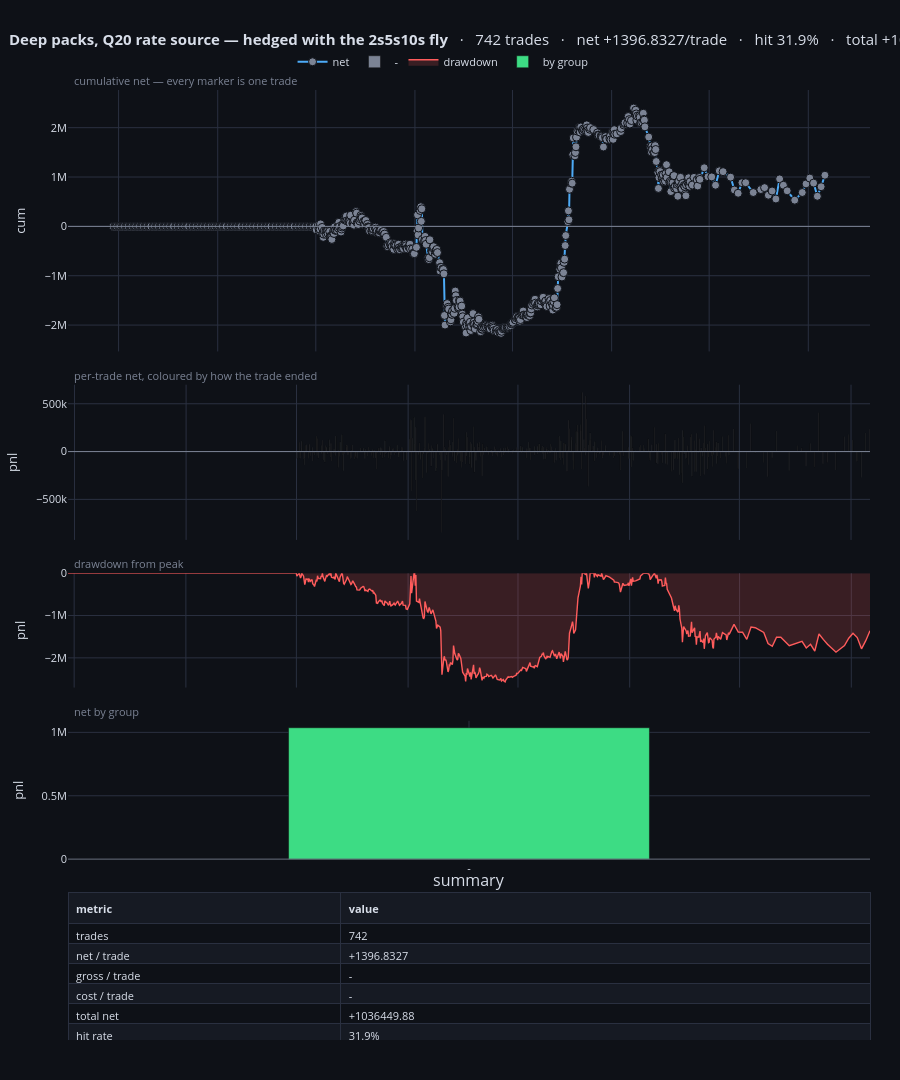

Notebook code cell kept with this figure:
### Code cell
fig_dash_h = trade_dashboard(BOOKS["deep_q20_hedged"],
                             title="Deep packs, Q20 rate source — hedged with the 2s5s10s fly",
                             span_years=SPAN_YEARS)
fig_dash_h

### Figure 1 — Plotly figure (JSON) as saved in the notebook; plotly's stock layout.template omitted (floating-point values rounded to 4 significant figures; data arrays with more than 128 entries replaced by an {"elided": "..."} marker saying what was removed)
{"data": [{"customdata": {"elided": "742x11 str values"}, "hovertemplate": "<b>%{customdata[0]}</b><br>%{customdata[1]}  ·  %{customdata[2]}  ·  <b>%{customdata[3]}</b><br>signal: %{customdata[4]}   secondary: %{customdata[5]}<br>exit: <b>%{customdata[6]}</b> after %{customdata[7]} <br>gross %{customdata[8]}   <b>net %{customdata[9]}</b><br>cumulative %{customdata[10]}<extra></extra>", "line": {"color": "#4dabf7", "width": 2}, "marker": {"color": {"elided": "742 str values"}, "line": {"color": "#0e1117", "width": 1}, "size": 8}, "mode": "lines+markers", "name": "net", "type": "scatter", "x": {"elided": "742 str values"}, "xaxis": "x", "y": {"elided": "742 float values"}, "yaxis": "y"}, {"customdata": {"elided": "742x11 str values"}, "hovertemplate": "<b>%{customdata[0]}</b><br>%{customdata[1]}  ·  %{customdata[2]}  ·  <b>%{customdata[3]}</b><br>signal: %{customdata[4]}   secondary: %{customdata[5]}<br>exit: <b>%{customdata[6]}</b> after %{customdata[7]} <br>gross %{customdata[8]}   <b>net %{customdata[9]}</b><br>cumulative %{customdata[10]}<extra></extra>", "marker": {"color": "#7b8394"}, "name": "-", "type": "bar", "x": {"elided": "742 str values"}, "xaxis": "x2", "y": {"elided": "742 float values"}, "yaxis": "y2"}, {"fill": "tozeroy", "fillcolor": "rgba(255,92,92,0.18)", "hovertemplate": "drawdown %{y:.3f}<extra></extra>", "line": {"color": "#ff5c5c", "width": 1.4}, "mode": "lines", "name": "drawdown", "type": "scatter", "x": {"elided": "742 str values"}, "xaxis": "x3", "y": {"elided": "742 float values"}, "yaxis": "y3"}, {"customdata": [[742]], "hovertemplate": "<b>%{x}</b><br>%{customdata[0]} trades<br>total %{y:.3f}<extra></extra>", "marker": {"color": ["#3ddc84"]}, "name": "by group", "type": "bar", "x": ["-"], "xaxis": "x4", "y": [1036000.0], "yaxis": "y4"}, {"cells": {"align": "left", "fill": {"color": [["#0e1117", "#161a23", "#0e1117", "#161a23", "#0e1117", "#161a23", "#0e1117", "#161a23", "#0e1117", "#161a23", "#0e1117", "#161a23", "#0e1117", "#161a23", "#0e1117", "#161a23", "#0e1117", "#161a23"]]}, "font": {"color": "#d8dee9", "size": 11}, "height": 20, "line": {"color": "#2a3040"}, "values": [["trades", "net / trade", "gross / trade", "cost / trade", "total net", "hit rate", "avg win / avg loss", "payoff ratio", "Sharpe / trade", "t-statistic", "best / worst trade", "max drawdown", "longest win / loss run", "avg hold", "trades / year", "annualised Sharpe"], ["742", "+1396.8327", "-", "-", "+1036449.88", "31.9%", "+90844.479 / -40581.568", "2.239", "0.0133", "0.36", "+618080.514 / -842555.451", "-2565955.84", "7 / 259", "-", "205.0", "0.1910"]]}, "columnwidth": [34, 66], "domain": {"x": [0.0, 1.0], "y": [0.0, 0.1548]}, "header": {"align": "left", "fill": {"color": "#161a23"}, "font": {"color": "#d8dee9", "size": 11}, "line": {"color": "#2a3040"}, "values": ["<b>metric</b>", "<b>value</b>"]}, "type": "table"}], "layout": {"annotations": [{"font": {"color": "#7b8394", "size": 11}, "showarrow": false, "text": "cumulative net — every marker is one trade", "x": 0.005, "xanchor": "left", "xref": "paper", "y": 1.0, "yanchor": "bottom", "yref": "paper"}, {"font": {"color": "#7b8394", "size": 11}, "showarrow": false, "text": "per-trade net, coloured by how the trade ended", "x": 0.005, "xanchor": "left", "xref": "paper", "y": 0.6898, "yanchor": "bottom", "yref": "paper"}, {"font": {"color": "#7b8394", "size": 11}, "showarrow": false, "text": "drawdown from peak", "x": 0.005, "xanchor": "left", "xref": "paper", "y": 0.4914, "yanchor": "bottom", "yref": "paper"}, {"font": {"color": "#7b8394", "size": 11}, "showarrow": false, "text": "net by group", "x": 0.005, "xanchor": "left", "xref": "paper", "y": 0.336, "yanchor": "bottom", "yref": "paper"}, {"font": {"size": 16}, "showarrow": false, "text": "summary", "x": 0.5, "xanchor": "center", "xref": "paper", "y": 0.1548, "yanchor": "bottom", "yref": "paper"}], "bargap": 0.55, "font": {"color": "#d8dee9", "size": 11}, "height": 1080, "hoverdistance": 30, "hoverlabel": {"bgcolor": "#161a23", "bordercolor": "#2a3040", "font": {"color": "#d8dee9", "size": 11}}, "hovermode": "closest", "legend": {"bgcolor": "rgba(0,0,0,0)", "orientation": "h", "x": 0.28, "y": 1.045}, "margin": {"b": 40, "l": 60, "r": 30, "t": 90}, "paper_bgcolor": "#0e1117", "plot_bgcolor": "#0e1117", "shapes": [{"line": {"color": "#7b8394", "width": 1}, "type": "line", "x0": 0, "x1": 1, "xref": "x domain", "y0": 0, "y1": 0, "yref": "y"}, {"line": {"color": "#7b8394", "width": 1}, "type": "line", "x0": 0, "x1": 1, "xref": "x2 domain", "y0": 0, "y1": 0, "yref": "y2"}, {"line": {"color": "#7b8394", "width": 1}, "type": "line", "x0": 0, "x1": 1, "xref": "x4 domain", "y0": 0, "y1": 0, "yref": "y4"}], "title": {"font": {"size": 15}, "text": "<b>Deep packs, Q20 rate source — hedged with the 2s5s10s fly</b>   ·   742 trades   ·   net +1396.8327/trade   ·   hit 31.9%   ·   total +1036449.88", "x": 0.01}, "xaxis": {"anchor": "y", "domain": [0.0, 1.0], "gridcolor": "#2a3040", "matches": "x4", "showgrid": true, "showspikes": true, "showticklabels": false, "spikecolor": "#7b8394", "spikedash": "dot", "spikemode": "across", "spikesnap": "cursor", "spikethickness": 1, "zeroline": false}, "xaxis2": {"anchor": "y2", "domain": [0.0, 1.0], "gridcolor": "#2a3040", "matches": "x4", "showgrid": true, "showspikes": true, "showticklabels": false, "spikecolor": "#7b8394", "spikedash": "dot", "spikemode": "across", "spikesnap": "cursor", "spikethickness": 1, "zeroline": false}, "xaxis3": {"anchor": "y3", "domain": [0.0, 1.0], "gridcolor": "#2a3040", "matches": "x4", "showgrid": true, "showspikes": true, "showticklabels": false, "spikecolor": "#7b8394", "spikedash": "dot", "spikemode": "across", "spikesnap": "cursor", "spikethickness": 1, "zeroline": false}, "xaxis4": {"anchor": "y4", "domain": [0.0, 1.0], "gridcolor": "#2a3040", "showgrid": true, "showspikes": true, "spikecolor": "#7b8394", "spikedash": "dot", "spikemode": "across", "spikesnap": "cursor", "spikethickness": 1, "zeroline": false}, "yaxis": {"anchor": "x", "domain": [0.7248, 1.0], "gridcolor": "#2a3040", "showgrid": true, "showspikes": true, "spikecolor": "#7b8394", "spikedash": "dot", "spikemode": "toaxis", "spikesnap": "cursor", "spikethickness": 1, "title": {"text": "cum"}, "zeroline": false}, "yaxis2": {"anchor": "x2", "domain": [0.5264, 0.6898], "gridcolor": "#2a3040", "showgrid": true, "showspikes": true, "spikecolor": "#7b8394", "spikedash": "dot", "spikemode": "toaxis", "spikesnap": "cursor", "spikethickness": 1, "title": {"text": "pnl"}, "zeroline": false}, "yaxis3": {"anchor": "x3", "domain": [0.371, 0.4914], "gridcolor": "#2a3040", "showgrid": true, "showspikes": true, "spikecolor": "#7b8394", "spikedash": "dot", "spikemode": "toaxis", "spikesnap": "cursor", "spikethickness": 1, "title": {"text": "pnl"}, "zeroline": false}, "yaxis4": {"anchor": "x4", "domain": [0.1898, 0.336], "gridcolor": "#2a3040", "showgrid": true, "showspikes": true, "spikecolor": "#7b8394", "spikedash": "dot", "spikemode": "toaxis", "spikesnap": "cursor", "spikethickness": 1, "title": {"text": "pnl"}, "zeroline": false}}}
